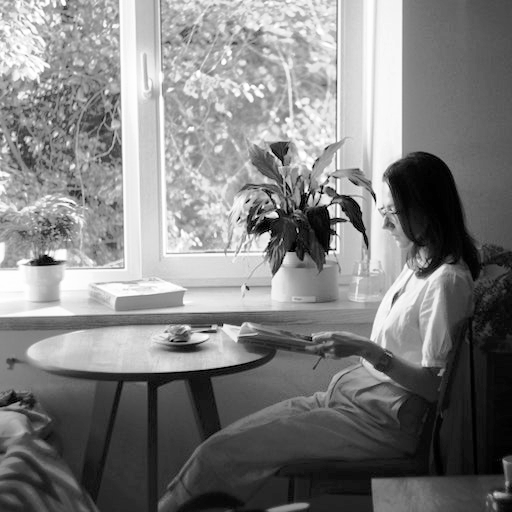
#> input picture 1st Assignment/test_cases/01_high.png, 512 x 512 px
$ python 11795759.py
#> lines starting #> are read from the running program, lines starting #| are printed output that depends on the picture; after the words box and inside, x2 and y2 are one past the last pixel; in counts of white or black regions, pixels touching at a corner belong together
#> the answer given: ../1st Assignment/test_cases/01_high.png
#> the answer given: 3
#> the answer given: 3
#> the answer given: 3
"""
4th Assignment: mathematical morphology
2023/1
SCC0251

Name: Victor Henrique de Sa Silva
USP Number: 11795759
"""

import imageio.v2 as imageio
import numpy as np
import matplotlib.pyplot as plt
from collections import deque

class FloodFill:
    def __init__(self, image_path: str, x: int, y: int, conectivity: int) -> None:
#> called with image_path = '../1st Assignment/test_cases/01_high.png', x = 3, y = 3, conectivity = 3
        self.first_coord = (x, y)
        self.image = (imageio.imread(image_path) > 127).astype(np.uint8)
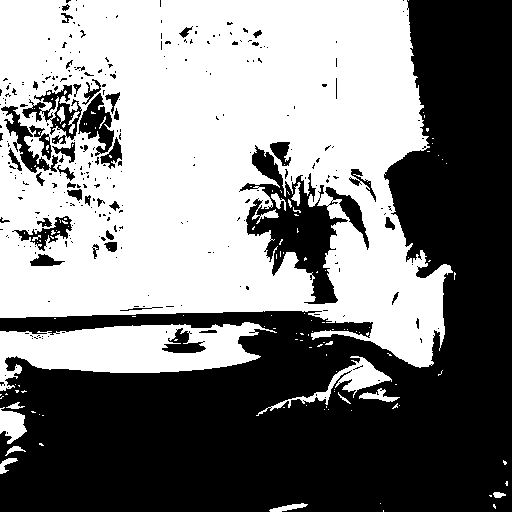
#> self.image: shape (512, 512); values 0 (black) and 1 (white), 50.3% white; 308 black regions (263 under 20 px), largest, box (x1, y1, x2, y2) and area: (0, 0, 512, 512) 114807, (239, 145, 369, 304) 6814, (22, 85, 82, 144) 1156
        self.numOfRows, self.numOfCols = self.image.shape
#> self.numOfRows = 512; self.numOfCols = 512

        # Right, down, left, and up neighbors
        self.neighbors = [[0, 1], [1, 0], [0, -1], [-1, 0]]
        if conectivity == 8:
            # Bottom-right, top-right, top-left, and bottom-left neighbors
            self.neighbors += [[1, 1], [1, -1], [-1, 1], [-1, -1]]

    def floodfill(self, display_result: bool) -> list:
#> called with display_result = False
        plt.subplot(121).imshow(self.image)
        x, y = self.first_coord

        color = not self.image[x, y]
#> color = False
        visited = set()
        q = deque([self.first_coord])
        while q:
            i, j = q.popleft()
            if (i, j) in visited:
                continue
            visited.add((i, j))

            self.image[i, j] = color
            for sx, sy in self.neighbors:
                new_x, new_y = i + sx, j + sy
                if 0 <= new_x < self.numOfRows and 0 <= new_y < self.numOfCols and self.image[new_x, new_y] == (not color):
                    q.append((i + sx, j + sy))
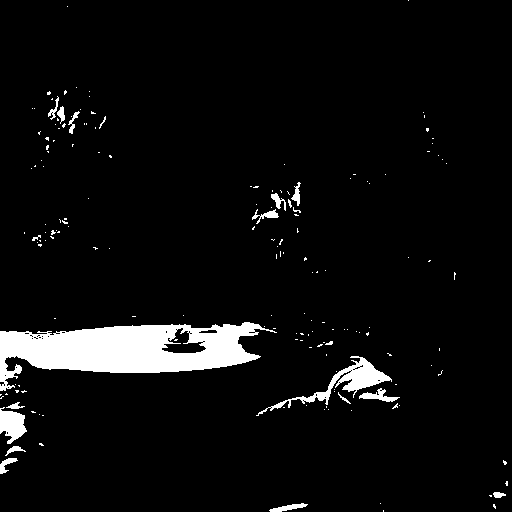
#> self.image: shape (512, 512); values 0 (black) and 1 (white), 5.3% white; 169 white regions (150 under 20 px), largest, box (x1, y1, x2, y2) and area: (0, 322, 277, 391) 9941, (256, 356, 392, 416) 1422, (0, 407, 27, 444) 625
#> after the loop, visited = 117815 items

        plt.subplot(122).imshow(self.image)
        if display_result:
            plt.show()

        # Visited set is the connected component
        return list(visited)


    def apply(self, display_result: bool=False) -> None:
        connected_components = self.floodfill(display_result)
#> connected_components = 117815 items
        connected_components = sorted(connected_components)

        s = ""
        for _, coord in enumerate(connected_components):
            x, y = coord
            s += f"({x} {y}) "
#> this loop made 117815 passes
#> coord on passes 7 to 9: (0, 6), (0, 7), (0, 8)
        print(s)
#> (printed output is left out)


if __name__ == "__main__":
    filename = input()
    x = int(input())
    y = int(input())
    c = int(input())

    FF = FloodFill(filename, x, y, c)
    FF.apply(False)
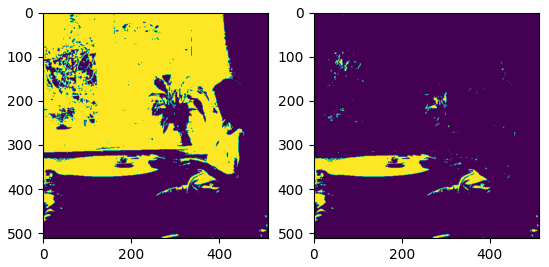
#> figure drawn by matplotlib, 2 panels

$ run again, on 1st Assignment/test_cases/03_high.png
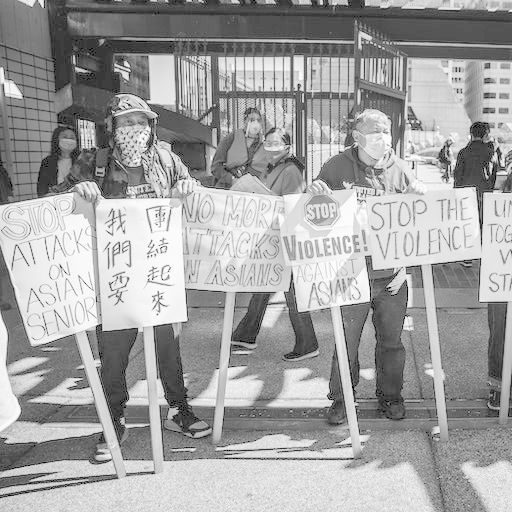
#> input picture 1st Assignment/test_cases/03_high.png, 512 x 512 px
#> color = False
#> after the loop in floodfill, `while q:`:
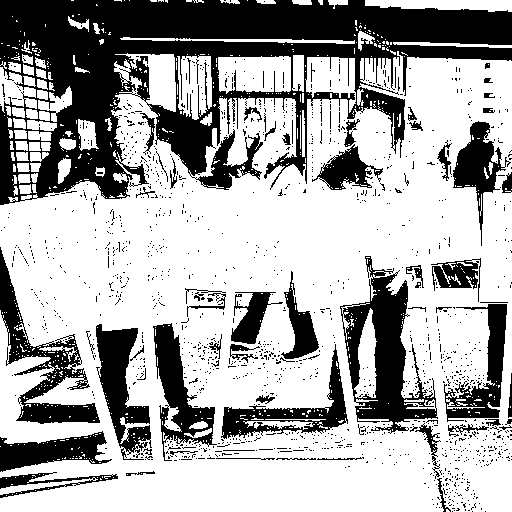
#> self.image: shape (512, 512); values 0 (black) and 1 (white), 66.8% white; 1416 black regions (1351 under 20 px), largest, box (x1, y1, x2, y2) and area: (0, 0, 512, 205) 45956, (340, 256, 438, 434) 6710, (0, 247, 100, 424) 4562
#> after the loop in floodfill, `while q:`: visited = 886 items
#> connected_components = 886 pairs, first value 0 to 39, second value 0 to 45
#> the loop in apply, `for _, coord in enumerate(connected_components):` made 886 passes
#> (x, y) on passes 1, 7, 8: (0, 2), (0, 8), (0, 9)
#> (printed output is left out)
#> `FF.apply(False)`:
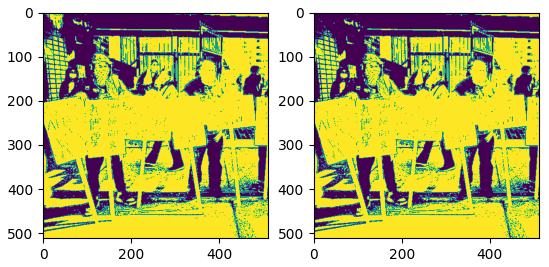
#> figure drawn by matplotlib, 2 panels
